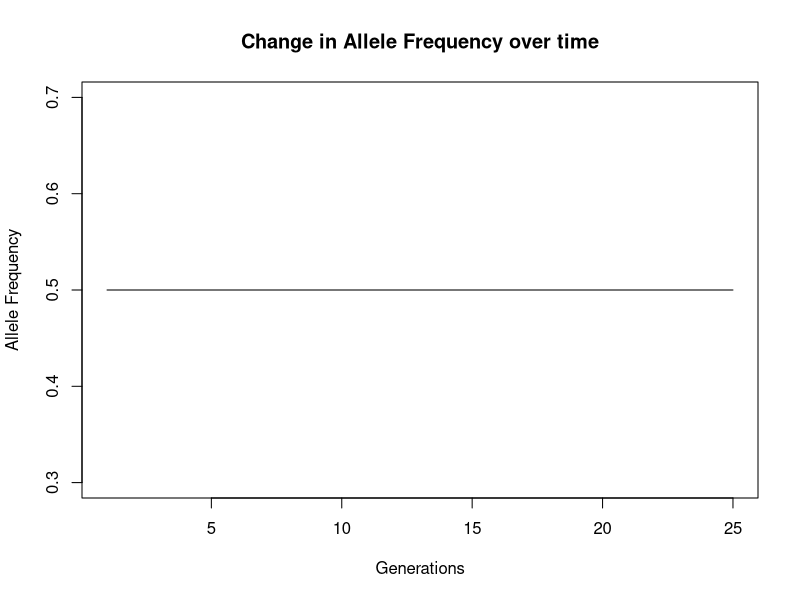
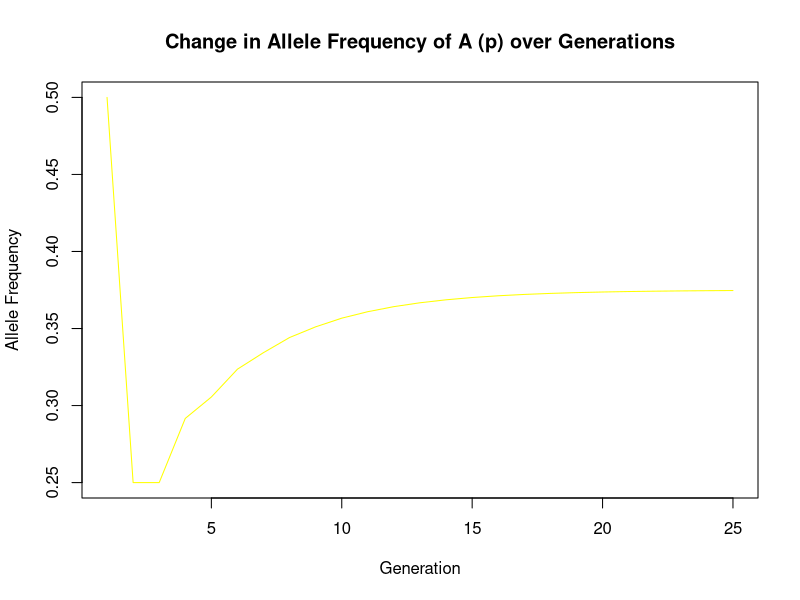
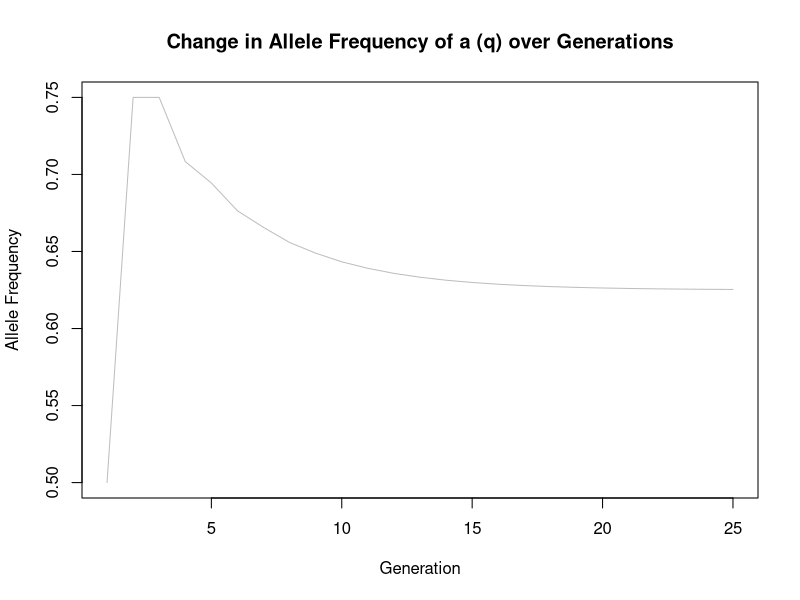

These figures' R source, in order:
## ---- chunk 1
knitr::opts_chunk$set(echo = TRUE, fig.width = 6, fig.height = 4, fig.align = "center")
library(ggplot2)
## ---- chunk 2
# ESTIMATION OF GENOTYPE AND ALLELE FREQUENCIES FROM A GENOTYPING SURVEY
# One-gene two-alleles: X1 and X2
# Three genotypes:  X11, X12 and X22
# Sample size genotype ij -> Nij

# Create the function
gene_freq <- function(N11, N12, N22) {
   
   N = N11 + N12 + N22 # N total sample
   
   # Allele frequencies estimation
   p = (N11 + N12/2)/N # p is the frequency of X1 
   q = 1 - p # q is the frequency of X2 
   
   # Genotype frequencies estimation
   f11 = N11/N # frequency of X11 genotype 
   f12 = N12/N # frequency of X12 genotype 
   f22 = N22/N # frequency of X22 genotype 
   
   # Output
   return (list("N" = N, "N11" = N11, "N12" = N12, "N22" = N22,
                "p" = p, "q" = q,
                "f11" = f11, "f12" = f12, "f22" = f22))
}
## ---- chunk 3

# Invoke the function
results = gene_freq(1787, 3037, 1305)

# Print results
print(paste0("Sample size = ",results$N," -> N11 = ",results$N11,", N12 = ", results$N12," and N22 = ",results$N22))
print(paste0("p = ", round(results$p,3)," and q = ",round(results$q,3)))
print(paste0("f11 = ",round(results$f11,3), ", f12 = ",round(results$f12,3)," and f22 = ", round(results$f22,3)))
## ---- chunk 4
# MENDELIAN POPULATION
# RANDOM MATING - HWE

# One-gene two-alleles: X1 and X2
# Three initial genotypes:  X11, X12 and X22
# Initial genotype frequencies: f11, f12, f22

# Create the function
random_mating <- function(f11, f12, f22) {
   
   p = f11 + f12/2 # allele frequency of X1
   q = 1 - p # allele frequency of X2
   
   # Mating pairs (frequencies) probabilities
   f11_11 = f11 * f11
   f11_12 = 2 * f11 * f12
   f11_22 = 2 * f11 * f22
   f12_12 = f12 * f12
   f12_22 = 2 * f12 * f22
   f22_22 = f22 * f22
   # Genotype probabilities of progeny (offspring) f11_, f12_, f22_
   f11_ = f11_11 + f11_12/2 + f12_12/4
   f12_ = f11_12/2 + f11_22 + f12_12/2 + f12_22/2
   f22_ = f12_12/4 + f12_22/2 + f22_22
   # Allele probability of progeny p_ and q_
   p_ = f11_ + f12_/2
   q_ = 1 - p_
   # Output
   return (list("p" = p, "q" = q,
                "f11" = f11, "f12" = f12, "f22" = f22,
                "p_" = p_, "q_" = q_,
                "f11_" = f11_, "f12_" = f12_, "f22_" = f22_))
}
## ---- chunk 5
# Invoke the function
result <- random_mating(0.5, 0, 0.5)

# Print results
print(paste0("Allele prob. initial generation (p and q) ",result$p, result$q))
print(paste("Genotype prob. initial generation (f11, f12, f22) ",result$f11, result$f12,result$f22))
print(paste("Allele prob. next generation (p' and q') ",result$p_, result$q_))
print(paste("Genotype prob. next generation (f'11, f'12, f'22) ",result$f11_, result$f12_,result$f22_))
print(paste("Genotype prob. next generation according HWE ", result$p_ * result$p_, 2*result$p_ * result$q_,result$q_ * result$q_))
## ---- chunk 6
# initial genotypic frequencies population 1 
P1 <- 0.24
Q1 <- 0.32
R1 <- 0.44

# initial genotypic frequencies population 2
P2 <- 0.33
Q2 <- 0.14
R2 <- 0.53

next_1 <- random_mating(P1, Q1, R1)
print(paste("Genotype prob. next generation (P’1, Q’1, R’1) ",next_1$f11_, next_1$f12_,next_1$f22_))
print(paste("Genotype prob. next generation according HWE ", next_1$p_ * next_1$p_, 2*next_1$p_ * next_1$q_,next_1$q_ * next_1$q_))

next_2 <- random_mating(P2, Q2, R2)
print(paste("Genotype prob. next generation (P’2, Q’2, R’2) ",next_2$f11_, next_2$f12_,next_2$f22_))
print(paste("Genotype prob. next generation according HWE ", next_2$p_ * next_2$p_, 2*next_2$p_ * next_2$q_,next_2$q_ * next_2$q_))
## ---- chunk 7
# 4 posible options; a1,a2,a3 and a4

# Complete assortative positive mating among genotypes
a1 <- function(f11, f12, f22) {
   
   p = f11 + f12/2 # allele frequency of X1
   q = 1 - p # allele frequency of X2
   
   # Mating pairs (frequencies) probabilities
   ProbAllMatings= f11*f11 + f12*f12 + f22*f22
   f11_11 = f11*f11/ProbAllMatings
   f11_12 = 0
   f11_22 = 0
   f12_12 = f12*f12/ProbAllMatings
   f12_22 = 0
   f22_22 = f22*f22/ProbAllMatings
   # Genotype probabilities of progeny (offspring) f11_, f12_, f22_
   f11_ = f11_11 + f11_12/2 + f12_12/4
   f12_ = f11_12/2 + f11_22 + f12_12/2 + f12_22/2
   f22_ = f12_12/4 + f12_22/2 + f22_22
   # Allele probability of progeny p_ and q_
   p_ = f11_ + f12_/2
   q_ = 1 - p_
   # Output
   return (list("p" = p, "q" = q,
                "f11" = f11, "f12" = f12, "f22" = f22,
                "p_" = p_, "q_" = q_,
                "f11_" = f11_, "f12_" = f12_, "f22_" = f22_))
}

#  Complete assortative positive mating among phenotypes
a2 <- function(f11, f12, f22) {
   
   p = f11 + f12/2 # allele frequency of X1
   q = 1 - p # allele frequency of X2
   
   # Mating pairs (frequencies) probabilities
   ProbAllMatings= f11*f11 + 2*f11*f12 + f12*f12 + f22*f22
   f11_11 = f11*f11/ProbAllMatings
   f11_12 = 2*f11*f12/ProbAllMatings
   f11_22 = 0
   f12_12 = f12*f12/ProbAllMatings
   f12_22 = 0
   f22_22 = f22*f22/ProbAllMatings
   # Genotype probabilities of progeny (offspring) f11_, f12_, f22_
   f11_ = f11_11 + f11_12/2 + f12_12/4
   f12_ = f11_12/2 + f11_22 + f12_12/2 + f12_22/2
   f22_ = f12_12/4 + f12_22/2 + f22_22
   # Allele probability of progeny p_ and q_
   p_ = f11_ + f12_/2
   q_ = 1 - p_
   # Output
   return (list("p" = p, "q" = q,
                "f11" = f11, "f12" = f12, "f22" = f22,
                "p_" = p_, "q_" = q_,
                "f11_" = f11_, "f12_" = f12_, "f22_" = f22_))
}
  
# Complete assortative negative mating among genotypes
a3 <- function(f11, f12, f22) {
   
   p = f11 + f12/2 # allele frequency of X1
   q = 1 - p # allele frequency of X2
   
   # Mating pairs (frequencies) probabilities
   ProbAllMatings= 2*f11*f12 + 2*f11*f22 + 2*f12*f22
   f11_11 = 0
   f11_12 = 2*f11*f12/ProbAllMatings
   f11_22 = 2*f11*f22/ProbAllMatings
   f12_12 = 0
   f12_22 = 2*f12*f22/ProbAllMatings
   f22_22 = 0
   # Genotype probabilities of progeny (offspring) f11_, f12_, f22_
   f11_ = f11_11 + f11_12/2 + f12_12/4
   f12_ = f11_12/2 + f11_22 + f12_12/2 + f12_22/2
   f22_ = f12_12/4 + f12_22/2 + f22_22
   # Allele probability of progeny p_ and q_
   p_ = f11_ + f12_/2
   q_ = 1 - p_
   # Output
   return (list("p" = p, "q" = q,
                "f11" = f11, "f12" = f12, "f22" = f22,
                "p_" = p_, "q_" = q_,
                "f11_" = f11_, "f12_" = f12_, "f22_" = f22_))
}
  
# Complete assortative negative mating among phenotypes
a4 <- function(f11, f12, f22) {
   
   p = f11 + f12/2 # allele frequency of X1
   q = 1 - p # allele frequency of X2
   
   # Mating pairs (frequencies) probabilities
   ProbAllMatings= 2*f11*f22 + 2*f12*f22
   f11_11 = 0
   f11_12 = 0
   f11_22 = 2*f11*f22/ProbAllMatings
   f12_12 = 0
   f12_22 = 2*f12*f22/ProbAllMatings
   f22_22 = 0
   # Genotype probabilities of progeny (offspring) f11_, f12_, f22_
   f11_ = f11_11 + f11_12/2 + f12_12/4
   f12_ = f11_12/2 + f11_22 + f12_12/2 + f12_22/2
   f22_ = f12_12/4 + f12_22/2 + f22_22
   # Allele probability of progeny p_ and q_
   p_ = f11_ + f12_/2
   q_ = 1 - p_
   # Output
   return (list("p" = p, "q" = q,
                "f11" = f11, "f12" = f12, "f22" = f22,
                "p_" = p_, "q_" = q_,
                "f11_" = f11_, "f12_" = f12_, "f22_" = f22_))
} 
## ---- chunk 8
qchisq(0.95, df = 1)
## ---- chunk 9
pchisq(0.048, df = 1, lower = F)
## ---- chunk 10
# HWE CHI-SQUARE TEST ON COUNTS FROM A GENOTYPING SURVEY 

# One-gene two-alleles: X1 and X2
# Three initial genotypes:  X11, X12 and X22
# Sample size genotype ij -> Nij 

# Create the function
HWE_test <- function(N11, N12, N22) {

   N = N11 + N12 + N22 # N total sample
   
   # Allele frequencies estimation
   p = (N11 + N12/2)/N # p is the frequency of X1 
   q = 1 - p # q is the frequency of X2 
   
   #Genotype frequencies
   f11 = N11/N # frequency of X11 genotype
   f12 = N12/N # frequency of X12 genotype
   f22 = N22/N # frequency of X22 genotype

   # Expected HWE
   E11 = N*p^2 
   E12 = N*2*p*q
   E22 = N-E11-E12
   
   # Chi-square value and probability
   Chi_value = (N11-E11)^2/E11 + (N12-E12)^2/E12 + (N22-E22)^2/E22
   prob = pchisq(Chi_value, df = 1, lower = F)

   # Output
   return (list("N" = N, "N11" = N11, "N12" = N12, "N22" = N22,
                "p" = p, "q" = q,
                "f11" = f11, "f12" = f12, "f22" = f22,
                "Chi_value" = Chi_value, "prob" = prob))
}
## ---- chunk 11
# Invoke the function
results <- HWE_test(1787,3037,1305)

# Print results
print(paste("Sample size = ", results$N," -> N11 = ", results$N11,", N12 = ", results$N12,",N22 = ", results$N22))
print(paste("p = ",round(results$p,digits=3)," and q = ", round(results$q,digits=3) ))
print(paste("f11 = ",round(results$f11,digits=3),", f12 = ",round(results$f12,digits=3)," and f22 = ", round(results$f22,digits=3)))
print(paste("Chi-square value = ",round(results$Chi_value,3),"; Prob. = ",  round(results$prob,3)))
## ---- chunk 12
navajo <- HWE_test(305, 52, 4)
# Test for the deviation from HWE and its significance.
# We check if chi square value is grater or smaller than critical value
critic_value = qchisq(0.95, df = 1)
chisq_value = round(navajo$Chi_value,3)
# if chi square value is smaller we know that exist significant deviance from Hardy-Weinberg Equilibrium
if (chisq_value > critic_value){
  print("There is a significant deviance from Hardy-Weinberg Equilibrium.") # reject H0
} else {
  print("There is no significant deviance from Hardy-Weinberg Equilibrium.") # accept H0
}

# What proportion of children of women of phenotype N are expected to present the maternal phenotype?
print(paste("Proportion of children of women with phenotype N expected to have maternal phenotype (NN) = ", round(navajo$f22, 3)))

# Proportion of children of heterozygous MN women expected to have maternal phenotype (NN or MN)
print(paste("Proportion of children of heterozygous MN women expected to have the maternal phenotype = ", round(navajo$f12 + navajo$f22, 3)))

## ---- chunk 13
HWE_test_3 <- function(N11, N12, N13, N22, N23, N33) {

   N = N11 + N12 + N13 + N22 + N23 + N33 # N will be the sample size
   
   # Allele frequencies estimation
   p = (N11 + N12/2 + N13/2)/N # frequency of allele N1 
   q = (N22 + N12/2 + N23/2)/N # frequency of allele N2
   r = 1-p-q # frequency of allele N3
  
   # We can divide to know the enotype frequencies
   f11 = N11/N
   f12 = N12/N
   f13 = N13/N
   f22 = N22/N
   f23 = N23/N 
   f33 = N33/N 

   # Expected HWE
   E11 = N*p^2 
   E12 = N*2*p*q
   E13 = N*2*p*r
   E22 = N*q^2
   E23 = N*2*q*r
   E33 = N*r^2
   
   # Chi-square value and probability
   Chi_val = (N11-E11)^2/E11 + (N12-E12)^2/E12 + (N13-E13)^2/E13 + (N22-E22)^2/E22 + (N23-E23)^2/E23 + (N33-E33)^2/E33
   prob = pchisq(Chi_val, df = 2, lower = F)

   # Output
   return (list("N" = N, "N11" = N11, "N12" = N12, "N13" = N13, "N22" = N22, "N23" = N23, "N33" = N33,
                "p" = p, "q" = q, "r" = r,
                "f11" = f11, "f12" = f12, "f13" = f13, "f22" = f22, "f23" = f23, "f33" = f33,
                "Chi_value" = Chi_val, "prob" = prob))
}


# Estimate the frequencies of alleles A, B, and C
hwe <- HWE_test_3(17, 86, 5, 61, 9, 0)

print(paste("Frequency of A:", round(hwe$p, 3)))
print(paste("Frequency of B:", round(hwe$q, 3)))
print(paste("Frequency of C:", round(hwe$r, 3)))

# Use a χ2 test to examine whether these data are consistent with HWE
critical_value = qchisq(0.95, df = 2)
chisq_value = round(hwe$Chi_value, 3)

if (chisq_value > critical_value){
  print("The data  not follow with Hardy-Weinberg Equilibrium.")
} else {
  print("The data follow Hardy-Weinberg Equilibrium.")
}



## ---- chunk 14
# ESTIMATION OF ALLELE AND GENOTYPE FREQUENCIES FROM COUNTS OF DOMINANT AND
# RECESSIVE PHENOTYPES ASSUMING HWE
# One-gene two-alleles with dominance: X1 > X2
# Three genotypes:  X11, X12 and X22
# Two phenotypes: N1_ and N22
# Sample size genotype ij -> Nij

# Create the function
freq_dominance <- function(NA_, Naa) {
    
    N = NA_ + Naa # N total sample
    
    # Phenotypic frequencies
    faa = Naa/N # Frequency genotype aa
    
    # Allele frequency
    q = sqrt(faa)
    p = 1 - q;
    
    # Genotype frequencies according HWE
    f11 = p^2 
    f12 = 2*p*q
    f22 = q^2
    
    # Output
   return (list("N" = N, "NA_" = NA_, "Naa" = Naa, 
                "p" = p, "q" = q,
                "f11" = f11, "f12" = f12, "f22" = f22))
}
## ---- chunk 15

# Invoke the function
results <- freq_dominance(170, 30)

# Print results
print(paste("Sample size = ", results$N," -> NA_ = ",results$NA_,",Naa = ", results$Naa))
print(paste("p = ",round(results$p,digits=3)," and q = ", round(results$q,digits=3) ))
print(paste("fAA = ",round(results$f11,digits=3),", fAa = ",
round(results$f12,digits=3)," and faa = ", round(results$f22,digits=3) ))

## ---- chunk 16

results <- freq_dominance(0.19 * 200, 0.81 * 200)

# Print the frequency of heterozygotes Aa
print(paste("Frequency of heterozygotes Aa: ", round(results$f12, digits = 3)))
## ---- chunk 17

results <- freq_dominance(0.91 * 200, 0.09 * 200)

# Print the frequency of heterozygotes Aa
print(paste("Frequency of heterozygotes Aa: ", round(results$f12, digits = 3)))

## ---- chunk 18

freq_cc <- 1/1700 # 1 in 1700 US Caucasian newborns have cystic fibrosis.
result <- freq_dominance(1-freq_cc, freq_cc)


print(paste("Percent of population with cystic fibrosis:", round(freq_cc*100, 3), "%"))
print(paste("Frequency of recessive allele in the population:", round(result$q, 5)))
print(paste("Frequency of dominant allele in the population:", round(result$p, 5)))
print(paste("Percentage of carriers (heterozygous individuals) in the population:", round(result$f12*100, 3), "%"))
## ---- chunk 19
# frequency of albino phenotype (aa)
freq_albino <- 1/10000

result <- freq_dominance(1-freq_albino, freq_albino)

# The frequency of the recessive allele in the population.
print(paste("Frequency of recessive allele:", round(result$q, 5)))

# The percentage of heterozygous individuals (carriers) in the population
print(paste("Percentage of peopple non-albino individuals that are carriers:", round(result$f12*100, 3), "%"))
## ---- chunk 20
random_mating <- function(f11, f12, f22) {
  p = f11 + f12/2 # allele frequency of X1
  q = 1 - p # allele frequency of X2

  # Mating pairs (frequencies) probabilities
  f11_11 = f11*f11
  f11_12 = 2*f11*f12
  f11_22 = 2*f11*f22
  f12_12 = f12*f12
  f12_22 = 2*f12*f22
  f22_22 = f22*f22
  # Genotype probabilities of progeny (offspring) f11_, f12_, f22_
  f11_ = f11_11 + f11_12/2 + f12_12/4
  f12_ = f11_12/2 + f11_22 + f12_12/2 + f12_22/2
  f22_ = f12_12/4 + f12_22/2 + f22_22
  # Allele probability of progeny p_ and q_
  p_ = f11_ + f12_/2
  q_ = 1 - p_
  # Output
  return (list("p" = p, "q" = q,
               "f11" = f11, "f12" = f12, "f22" = f22,
               "p_" = p_, "q_" = q_,
               "f11_" = f11_, "f12_" = f12_, "f22_" = f22_))
}

p <- vector()
generations <- 1:25
f11 <- 0.5
f12 <- 0
f22 <- 0.5

res <- random_mating(f11, f12, f22)
print(paste("Allele prob. next generation (p' and q') ", res$p_, res$q_))
print(paste("Genotype prob. next generation (f'11, f'12, f'22) ",res$f11_, res$f12_,res$f22_))


for (i in 1:25) {
  result <- random_mating(f11, f12, f22)
  f11 <- result$f11_
  f12 <- result$f12_
  f22 <- result$f22_
  p[i] <- result$p
}

plot(generations, p, type = "l", xlab = "Generations", ylab = "Allele Frequency", main = "Change in Allele Frequency over time")


## ---- chunk 21
# Define the random mating function with updated crossing probabilities
random_mating <- function(f11, f12, f22, f1, f2) {
   
   p = f11 + f12/2 + f1/2  # allele frequency of X1
   q = 1 - p  # allele frequency of X2
   
   # Mating pairs (frequencies) probabilities
   all_prob = (f1 * f11) + (2 * f1 * f12) + (f1 * f22) + (2* f2 * f12) + (f2 * f22) + (f2 * f11)
   f1_11 = f1 * f11 / all_prob
   f1_12 = 2 * f1 * f12 / all_prob
   f1_22 = f1 * f22 / all_prob
   f2_12 = 2* f2 * f12 / all_prob
   f2_22 = f2 * f22 / all_prob
   f2_11 = f2 * f11 / all_prob
   
   # Genotype probabilities of progeny (offspring) f11_, f12_, f22_
   f11_ = f1_11/2 + f1_12/4
   f12_ = f1_12/4 + f1_22/2 + f2_12/4 + f2_11/2
   f22_ = f2_12/4 + f2_22/2 
   f1_ = f1_12/4 + f1_11/2 + f2_12/4 + f2_11/2
   f2_ = f1_12/4 + f1_22/2 + f2_12/4 + f2_22/2
   
   # Allele probability of progeny p_ and q_
   p_ = f11_ + f12_/2 + f1_/2
   q_ = 1 - p_
   
   # Output
   return (list("p" = p, "q" = q,
                "f11" = f11, "f12" = f12, "f22" = f22,
                "p_" = p_, "q_" = q_,
                "f11_" = f11_, "f12_" = f12_, "f22_" = f22_, "f1_" = f1_, "f2_" = f2_))
}

# Initial frequencies
f11 <- 0
f12 <- 0
f22 <- 1
f1 <- 1
f2 <- 0

# Empty vectors to store allele frequencies over generations
p <- vector()
q <- vector()

# Calculate allele frequencies over 25 generations
for (i in 1:25) {
  result_final2 <- random_mating(f11, f12, f22, f1, f2)
  f11 <- result_final2$f11_
  f12 <- result_final2$f12_
  f22 <- result_final2$f22_
  f1 <- result_final2$f1_
  f2 <- result_final2$f2_
  
  p[i] <- result_final2$p
  q[i] <- result_final2$q
}

plot(generations, p, type = "l", col = "yellow", xlab = "Generation", ylab = "Allele Frequency", main = "Change in Allele Frequency of A (p) over Generations")
plot(generations, q, type = "l", col = "gray", xlab = "Generation", ylab = "Allele Frequency", main = "Change in Allele Frequency of a (q) over Generations")


